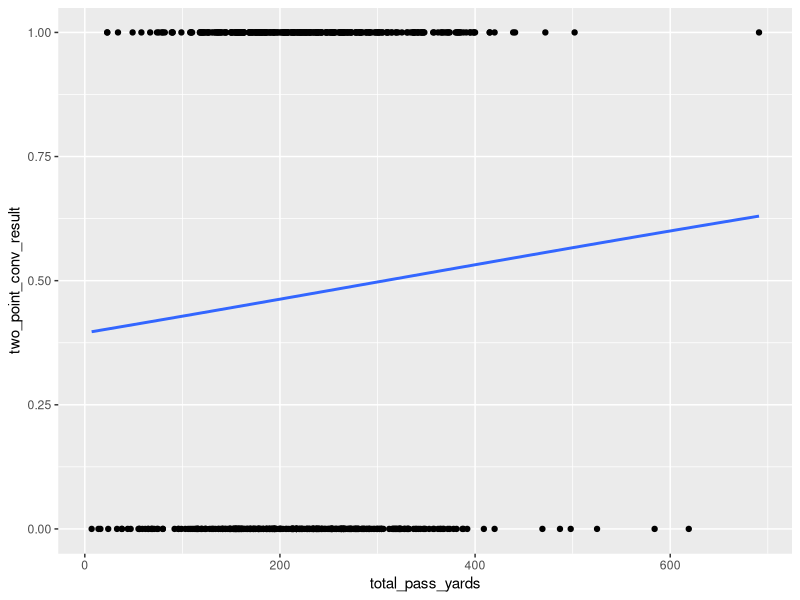

Recreate this plot in R.
## ---- chunk 1
library(tidyverse)
library(lubridate)
two_points <- read_csv("two_point_attempts.csv") %>% 
  mutate(play_type = as.factor(play_type),
         weather_detail = as.factor(weather_detail))
# str(two_points)
## ---- chunk 2
glm_twopt <- glm(two_point_conv_result ~ prop_runs_greater_than_2_yards + prop_passes_greater_than_2_yards + total_pass_yards + total_run_yards + num_runs + num_passes + avg_yds_per_play + completion_percentage + play_type + score_differential + avg_yards_per_run + avg_yards_per_pass, family = binomial(link= "logit"), data=two_points, na.action = na.exclude)

summary(glm_twopt)
## ---- chunk 3
quantile(two_points$prop_runs_greater_than_2_yards, na.rm = T)
## ---- chunk 4
#Increasing probability of two point conversion success based on number of total passing yards
pass_yards_convprob <- ggplot(two_points, aes(x = total_pass_yards, y = two_point_conv_result)) + 
  geom_point() + 
  stat_smooth(method = "glm", method.args = list(family="binomial"), se = FALSE)

pass_yards_convprob
